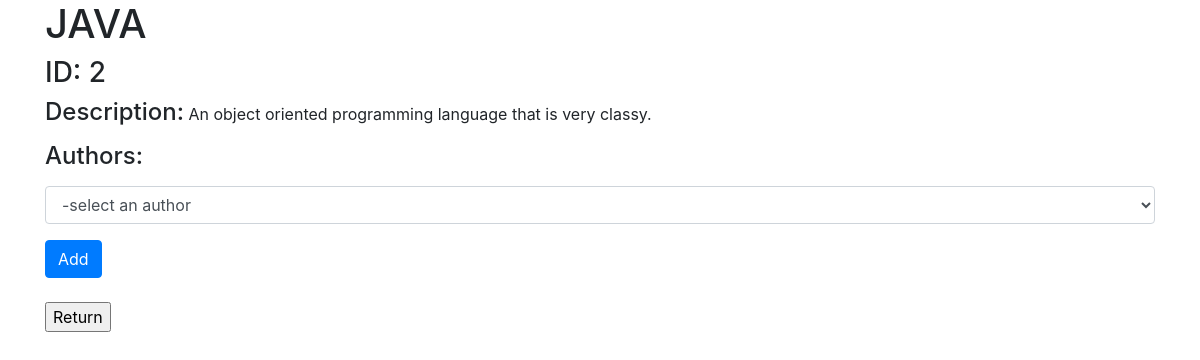
The page /books/2 on the database its author committed.
### app.py (models this page shows, shortened)
class Book(db.Model):
    __tablename__ = "books"
    id = db.Column(db.Integer, primary_key = True)
    title = db.Column(db.String(45))
    description = db.Column(db.Text)
    created_at = db.Column(db.DateTime, server_default = func.now())
    updated_at = db.Column(db.DateTime, server_default = func.now(), onupdate = func.now())
    book_authors = db.relationship('Author', secondary = books_authors_table)

### app.py (the view)
@app.route("/books/<id>")
def books(id):
    book_id = Book.query.get(id)
    additional_authors = Author.query.all()
    return render_template("book_author.html", book = book_id, authors = additional_authors)

### templates/book_author.html (shortened to what this page needs)
<!DOCTYPE html>
<html lang="en">
<head>
    <link rel="stylesheet" href="https://stackpath.bootstrapcdn.com/bootstrap/4.4.1/css/bootstrap.min.css">
</head>
<body>
    <div class="container">
        <header>
            <h1>{{book.title}}</h1>
            <h3>ID: {{book.id}} </h3>
        </header>
        <main>
            <h4 style="display: inline-block;">Description: </h4>
            <p style="display: inline-block;">{{book.description}}</p>
        </main>
        <h4>Authors: </h4>
        <form action="/add" method="POST">
            <div class="form-group">
              <select class="form-control" name="author_of_book" id="exampleFormControlSelect1">
                <option disabled selected value=""> -select an author</option>
              </select>
            </div>
            <button type="submit" class="btn btn-primary">Add</button>
        </form>
        <br>
        <a href="/"><input type="button" value="Return"></a>
    </div>
</body>
</html>

### rows shown on the page
Book: title "JAVA", id "2", description "An object oriented programming language that is very classy."
